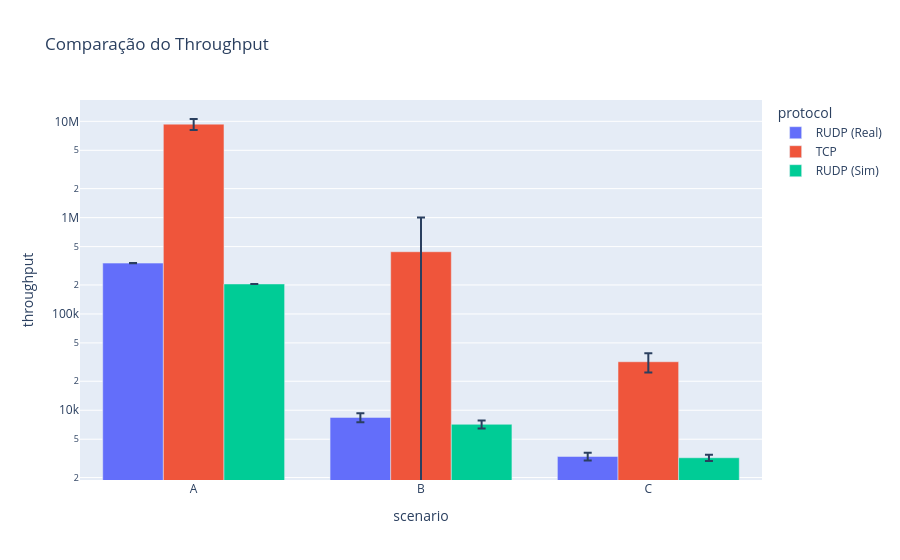

Here is the notebook cell this chart was saved with:
### Markdown cell above
- Todos os protocolos

### Code cell
fig = px.bar(
    comparison,
    x="scenario",
    y="throughput",
    color="protocol",
    barmode="group",
    error_y="throughput_std",
    title="Comparação do Throughput"
)

fig.update_yaxes(type="log")

fig.write_image(
    FIGURES_DIR/"comparacao_throughput.png",
    width=1400,
    height=800
)

fig.show()

### Figure 1 — Plotly figure (JSON) as saved in the notebook; plotly's stock layout.template omitted (floating-point values rounded to 4 significant figures)
{"data": [{"alignmentgroup": "True", "error_y": {"array": [1322.0, 902.1, 305.4]}, "hovertemplate": "protocol=RUDP (Real)<br>scenario=%{x}<br>throughput=%{y}<extra></extra>", "legendgroup": "RUDP (Real)", "marker": {"color": "#636efa", "pattern": {"shape": ""}}, "name": "RUDP (Real)", "offsetgroup": "RUDP (Real)", "orientation": "v", "showlegend": true, "textposition": "auto", "type": "bar", "x": ["A", "B", "C"], "xaxis": "x", "y": [337100.0, 8427.0, 3311.0], "yaxis": "y"}, {"alignmentgroup": "True", "error_y": {"array": [1226000.0, 563400.0, 7229.0]}, "hovertemplate": "protocol=TCP<br>scenario=%{x}<br>throughput=%{y}<extra></extra>", "legendgroup": "TCP", "marker": {"color": "#EF553B", "pattern": {"shape": ""}}, "name": "TCP", "offsetgroup": "TCP", "orientation": "v", "showlegend": true, "textposition": "auto", "type": "bar", "x": ["A", "B", "C"], "xaxis": "x", "y": [9347000.0, 442400.0, 31870.0], "yaxis": "y"}, {"alignmentgroup": "True", "error_y": {"array": [0.0, 696.8, 240.2]}, "hovertemplate": "protocol=RUDP (Sim)<br>scenario=%{x}<br>throughput=%{y}<extra></extra>", "legendgroup": "RUDP (Sim)", "marker": {"color": "#00cc96", "pattern": {"shape": ""}}, "name": "RUDP (Sim)", "offsetgroup": "RUDP (Sim)", "orientation": "v", "showlegend": true, "textposition": "auto", "type": "bar", "x": ["A", "B", "C"], "xaxis": "x", "y": [204800.0, 7144.0, 3212.0], "yaxis": "y"}], "layout": {"barmode": "group", "legend": {"title": {"text": "protocol"}, "tracegroupgap": 0}, "title": {"text": "Comparação do Throughput"}, "xaxis": {"anchor": "y", "domain": [0, 1], "title": {"text": "scenario"}}, "yaxis": {"anchor": "x", "domain": [0, 1], "title": {"text": "throughput"}, "type": "log"}}}
